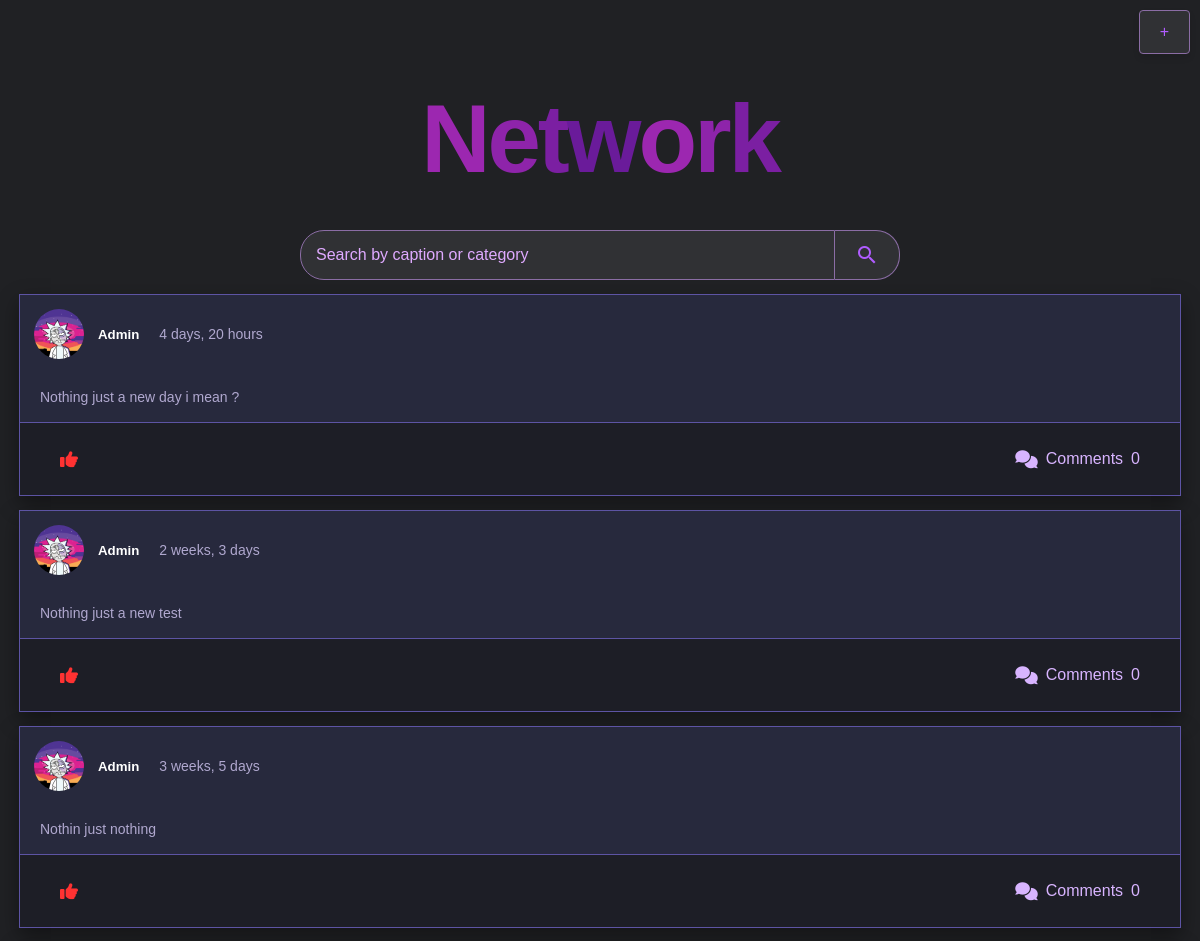
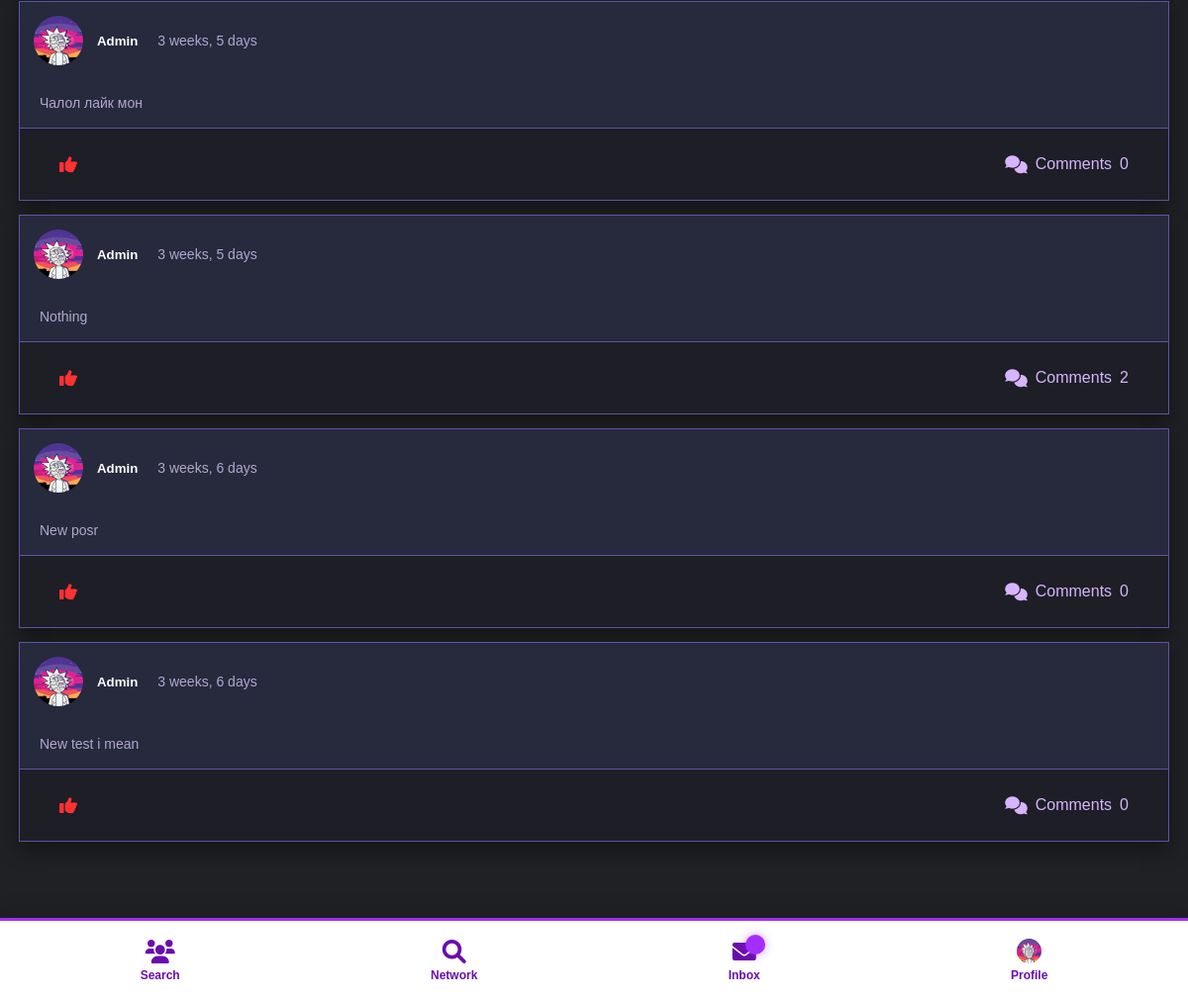
/photos/ (signed in), run on the app's committed database (2 pictures, top to bottom).
### users/models.py (models this page shows, shortened)
class CustomUser(AbstractUser):
    blocked_users = models.ManyToManyField('self', symmetrical=False, related_name='blocked_by', blank=True)
    is_online = models.BooleanField(default=False)
    last_seen = models.DateTimeField(null=True, blank=True)
    GENDER_CHOICES = [
        ('M', 'Male'),
        ('F', 'Female')
    ]
    username = models.CharField(max_length=12, unique=True)
    name = models.CharField(max_length=100)
    email = models.EmailField(max_length=30)
    number= models.PositiveIntegerField(null=True, blank=True)
    surname = models.CharField(max_length=100)
    gender = models.CharField(max_length=1, choices=GENDER_CHOICES, default='M')
    mini_info = models.TextField(max_length=200, blank=True)
    friends = models.ManyToManyField('self', blank=True)
    music = models.FileField(upload_to='user_music/', blank=True, null=True)
    TYPE_CHOISE = [
        ('O', 'Open'),
        ('C', 'Close - request'),
        ('F', 'Friend - request')
    ]
    PROF_CHOISE = [
        ('C', 'Company'),
        ('P', 'Default - profile'),
        ('S', 'Online store')
    ]
    accounts_type = models.CharField(max_length=1, choices=TYPE_CHOISE, default='O')
    profile_type = models.CharField(max_length=1, choices=PROF_CHOISE, default='P')
    status_choices = [
        ('greate', 'Greate 😎'),
        ('good', 'Good 😍'),
        ('normal', 'Normal 😐'),
        ('sad', 'Sad 😔'),
        ('bad', 'Bad 😡'),
        ('super_bad', 'Super Bad 🤬'),
    ]
    status = models.CharField(max_length=10, choices=status_choices, default='normal')
    profile_pic = models.ImageField(upload_to='profile_pics/', blank=True, null=True)
    cover_pic = models.ImageField(upload_to='cover_pics/', blank=True, null=True)
    website = models.URLField(max_length=200, blank=True, null=True)

class Post(models.Model):
    CATEGORIES = [
        ('education', 'Education'),
        ('entertainment', 'Entertainment'),
        ('news', 'News'),
        ('sports', 'Sports'),
        ('others', 'Others'),
    ]
    user = models.ForeignKey(CustomUser, related_name='posts', on_delete=models.CASCADE)
    caption = models.TextField(max_length=500, blank=True, null=True)
    category = models.CharField(max_length=50, choices=CATEGORIES, default='others')  # New category field
    created_at = models.DateTimeField(default=now)

### users/views.py (the view, shortened to what this page needs)
# urls.py: path('photos/', views.my_post_list, name='my_post_list'),
@login_required
def my_post_list(request):
    user = request.user
    query = request.GET.get('q', '')  # Get search query from GET request
    posts = Post.objects.filter(user=user).order_by('-created_at')
    photos = Photo.objects.filter(user=user).order_by('-created_at')
    shorts = Shorts.objects.filter(user=user).order_by('-created_at')
    flyers = Flyer.objects.filter(user=user).order_by('-created_at')
    stories = Stories.objects.filter(user=user).order_by('-created_at')
    is_following = False
    if request.user.is_authenticated:
        is_following = Follow.objects.filter(follower=request.user, following=user).exists()
    if request.method == "POST":
        comment_form = CommentPhoto(request.POST)
        if comment_form.is_valid():
            comment = comment_form.save(commit=False)
            comment.user = request.user
            post = get_object_or_404(Photo, id=request.POST.get("post_id"))
            comment.post = post
            comment.save()
            return redirect('photos_list')  # Redirect to photos list or your chosen page
    else:
        comment_form = CommentPhoto()
    total_comments = sum(post.comments.count() for post in posts) + sum(photo.comments.count() for photo in photos)
    return render(request, 'users/photos.html', {
        'posts': posts,
        'photos': photos,
        'shorts': shorts,
        'flyers': flyers,
        'stories': stories,
        'query': query,
        'is_following': is_following,
        'total_comments': total_comments,
        'comment_form': comment_form,
    })

### users/templates/users/photos.html (shortened to what this page needs)
<!DOCTYPE html>
<html lang="en">
<head>
  <link href="https://cdnjs.cloudflare.com/ajax/libs/font-awesome/6.0.0/css/all.min.css" rel="stylesheet">
</head>
<body>
<div class="top-right-button">
<button onclick="redirectToSite()">+</button>
</div>
<div class="bottom-bar">
  <a href="{% url 'users_list' %}" class="icon">
      <i class="fas fa-users"></i>
      <div class="label">Search</div>
    </a>
  <a href="{% url 'search_page' %}" class="icon">
    <i class="fas fa-search"></i>
    <div class="label">Network</div>
  </a>
   {% if friend_requests_count != 0 %}
  <a href="{% url 'inbox' %}" class="icon">
    <i class="fas fa-envelope"></i>
    <div class="notification-badge" id="notificationCount">{{ friend_requests_count }}</div>
    <div class="label">Inbox</div>
  </a>
  {% endif %}
<a href="{% url 'profile' %}" class="icon">
    {% if request.user.profile_pic %}
    <img src="{{ request.user.profile_pic.url }}" alt="Profile Picture" >
{% endif %}
    <div class="label">Profile</div>
  </a>
</div>
   <h1>
        <span>N</span><span>e</span><span>t</span><span>w</span><span>o</span><span>r</span><span>k</span>
      </h1>
  <form method="GET" action="{% url 'photos_results' %}">
    <input type="text" name="q" placeholder="Search by caption or category" value="{{ query }}">
    <button type="submit"><span class="material-icons">search</span></button>
</form>
{% if posts%}
  {% for post in posts %}
  <div class="photo-post-box">
    <div class="header">
      {% if post.user.profile_pic %}
        <img src="{{ post.user.profile_pic.url }}" alt="Profile Picture" class="profile-pic-placeholder">
      {% endif %}
      <a href="{% url 'user_profile' user.username %}">
      <h5>{{ post.user.username }} </h5></a>
      <div class="content"><p>{{ post.created_at|timesince }}</p></div>
    </div>
    <div class="content"  onclick="openPopup()">
      <p onclick="openPopup()">{{ post.caption }}</p>
    </div>
    <div class="actions">
      <button class="like-btn" data-post-id="{{ post.id }}">
        {% if post.has_liked %}
        <i class="fas fa-thumbs-down"></i>
        {% else %}
        <i class="fas fa-thumbs-up"></i>
        {% endif %}
      </button>
      <button class="toggle-comments" onclick="toggleComments('{{ post.id }}')">
        <i class="fas fa-comments"></i> Comments <span>{{ post.comments.count }}</span>
      </button>
    </div>
    </div>
    {% empty %}
    <p>No shorts post</p>
    {% endfor %}
    {% endif %}
</body>
</html>

### users/templates/users/photos.html (style rules this page uses)
body { font-family: 'Arial', sans-serif; background-color: #202124; color: #ffffff; margin: 0; padding: 20px; display: flex; flex-direction: column; align-items: center; margin-bottom: 140px; gap: 14px; }
.photo-post-box { width: 100%; background: #27293d; overflow: hidden; box-shadow: 0px 8px 20px rgba(0, 0, 0, 0.4); border: 1px solid #5d54a4; }
.photo-post-box .content { padding: 0px 20px; }
.photo-post-box .content p { font-size: 14px; line-height: 1.5; color: #b0a8cf; }
.photo-post-box .actions { display: flex; justify-content: space-between; align-items: center; padding: 15px 20px; background: #1d1e26; border-top: 1px solid #5d54a4; }
.photo-post-box .actions button { border: none; background: none; color: #d8b4ff; font-size: 16px; cursor: pointer; display: flex; align-items: center; gap: 8px; transition: color 0.3s ease; }
.photo-post-box .actions .like-btn { border: none; background: none; color: #ff3232; font-size: 16px; cursor: pointer; display: flex; align-items: center; gap: 8px; transition: color 0.3s ease; }
.photo-post-box .actions button i { font-size: 18px; }
.profile-pic-placeholder { padding: 14px; width: 50px; height: 50px; border-radius: 50px; }
.header { display: flex; align-items: center; margin-bottom: 10px; }
.bottom-bar { position: fixed; bottom: 0; left: 0; right: 0; height: 80px; background: #ffffff; border-top: 3px solid #a42eff; box-shadow: 0 -5px 20px rgba(0, 0, 0, 0.15); display: flex; justify-content: space-around; align-items: center; padding: 0 15px; z-index: 100; }
.icon { position: relative; display: flex; flex-direction: column; align-items: center; justify-content: center; text-decoration: none; color: #6a0dad; cursor: pointer; transition: all 0.3s ease; transition: background 0.3s ease; }
.icon i { font-size: 24px; color: #6a0dad; transition: color 0.3s ease; }
.icon .label { margin-top: 5px; font-size: 12px; color: #6a0dad; font-weight: bold; }
.notification-badge { position: absolute; top: -5px; right: -5px; background: #a42eff; color: #ffffff; font-size: 12px; width: 20px; height: 20px; display: flex; justify-content: center; align-items: center; border-radius: 50%; font-weight: bold; box-shadow: 0 0 10px rgba(164, 46, 255, 0.5); }
.top-right-button { position: fixed; top: 10px; right: 10px; z-index: 1000; }
.top-right-button button { padding: 10px 20px; border: 1px solid #a200ff; background-color: #1d1e26; color: #fff; cursor: pointer; font-size: 16px; box-shadow: 0 4px 6px rgba(0, 0, 0, 0.1); transition: transform 0.2s ease, background-color 0.3s ease; }
h1 { font-size: 6rem; margin-bottom: 2px; color: #ffffff; font-family: sans-serif; letter-spacing: -3px; }
h1 span:nth-child(1) { color: #9C27B0; }
h1 span:nth-child(2) { color: #8E24AA; }
h1 span:nth-child(3) { color: #7B1FA2; }
h1 span:nth-child(4) { color: #6A1B9A; }
h1 span:nth-child(5) { color: #9C27B0; }
h1 span:nth-child(6) { color: #8E24AA; }
h1 span:nth-child(7) { color: #7B1FA2; }
form { display: flex; justify-content: center; align-items: center; width: 100%; max-width: 600px; margin-top: 20px; }
input[type="text"] { flex: 1; padding: 15px; font-size: 1rem; border: 1px solid #8b6da5; border-radius: 24px 0 0 24px; background-color: #303134; color: #b13bff; outline: none; }
input[type="text"]::placeholder { color: #dfaaff; }
button { padding: 12px 20px; font-size: 1rem; border: 1px solid #8b6da5; border-left: none; border-radius: 0 24px 24px 0; background-color: #303134; color: #b05cff; cursor: pointer; outline: none; transition: all 0.3s ease-in-out; }
.material-icons { vertical-align: middle; }
.top-right-button button { padding: 12px 20px; font-size: 1rem; border: 1px solid #8b6da5; border-radius: 4px; background-color: #303134; color: #b05cff; cursor: pointer; outline: none; transition: all 0.3s ease-in-out; }
a { color: white; text-decoration: none; }
.bottom-bar img { top: 0px; width: 25px; height: 25px; border-radius: 1000px; object-fit: cover; }

### data on the page
CustomUser: user.profile_pic (picture)
Post: user.profile_pic (picture), user.username "Admin", created_at "4 days, 20 hours", caption "Nothing just a new day i mean ?", comments.count "0"
Post: user.profile_pic (picture), user.username "Admin", created_at "2 weeks, 3 days", caption "Nothing just a new test", comments.count "0"
Post: user.profile_pic (picture), user.username "Admin", created_at "3 weeks, 5 days", caption "Nothin just nothing", comments.count "0"
Post: user.profile_pic (picture), user.username "Admin", created_at "3 weeks, 5 days", caption "Чалол лайк мон", comments.count "0"
Post: user.profile_pic (picture), user.username "Admin", created_at "3 weeks, 5 days", caption "Nothing", comments.count "2"
Post: user.profile_pic (picture), user.username "Admin", created_at "3 weeks, 6 days", caption "New posr", comments.count "0"
Post: user.profile_pic (picture), user.username "Admin", created_at "3 weeks, 6 days", caption "New test i mean", comments.count "0"
